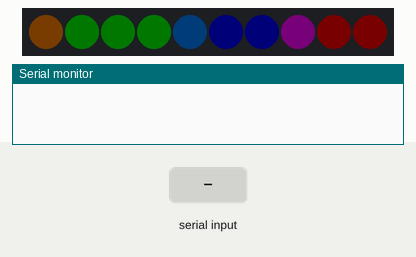
Recording of a sketch running on a simulated Arduino Uno, built with avr-gcc and run on an emulated ATmega328P. Parts: 10 RGB LEDs in strip order, left to right, the last lines printed to the serial monitor. The test bench sets the inputs (shaded band). Dim RGB values are drawn brighter than linear.

Above: at 1.31 s.
1.6 s: "90,45,200\n" received over Serial
At 1.64 s:
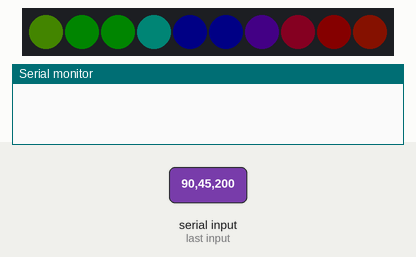
4.2 s: "r90\n" received over Serial
At 5.07 s:
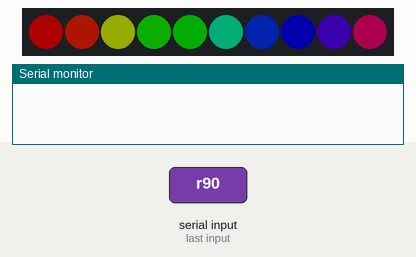
9.2 s: "30,150,10\n" received over Serial
At 22.2 s:
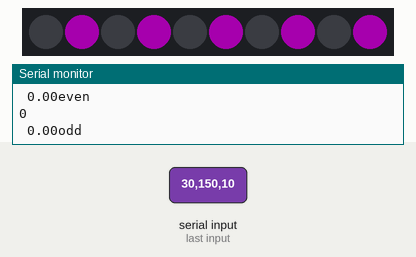
Timing chart, 0 to 23.7 s (numbered marks = the images above; inputs shaded):
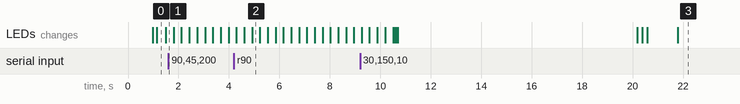

Measured:
- after the input at 9.2 s, the LEDs: first differ from a run without the input after 11.0 s (image 3 shows a later state)

The sketch:

neopixel_rainbow.ino
```cpp
#include <Adafruit_NeoPixel.h>
#include <stdlib.h>

#define LIGHT_PIN   6
#define N_PIXELS    10
#define BRIGHTNESS  50

Adafruit_NeoPixel pixels(N_PIXELS, LIGHT_PIN, NEO_GRBW + NEO_KHZ800);

char serial;

void setup() {
  Serial.begin(9600);

  pixels.begin();
  pixels.show();
  pixels.setBrightness(BRIGHTNESS);
}

void loop() {
  delay(500);

  if (Serial.available() > 0) {
    serial = Serial.read();
    Serial.println(serial, HEX);

    if (serial == 'r')
      getWav();
  } else
    rainbowPixels();
}

// Thank you NeoPixel Library examples
void rainbowPixels() {
  int fadeVal=0, fadeMax=100;

  for (uint32_t curHue = 0; curHue < 3*65536; curHue += 256) { // for each hue in color wheel

    for (int i = 0; i < pixels.numPixels(); i++) { // for each pixel in strip
      uint32_t iHue = curHue + (i * 65536L / pixels.numPixels());
      pixels.setPixelColor(i, pixels.gamma32(pixels.ColorHSV(iHue, 255, 255 * fadeVal / fadeMax)));
    }

    pixels.show();
    delay(3);

    if(curHue < 65536) {                   // first loop
      if(fadeVal < fadeMax) fadeVal++;     // fading in
    } else if(curHue >= ((2) * 65536)) {   // last loop
      if(fadeVal > 0) fadeVal--;           // fading out
    } else {
      fadeVal = fadeMax;                   // consitent hue quality every other time
    }
  }

  // // A pulse of white
  // for(int k = 0; k < 1; k++) {

  //   // turns up white hue
  //   for(int j = 0; j < 256; j++) {
  //     pixels.fill(pixels.Color(0, 0, 0, pixels.gamma8(j)));
  //     pixels.show();
  //   }

  //   delay(1000);

  //   // turns down white hue
  //   for(int j = 255; j >= 0; j--) {
  //     pixels.fill(pixels.Color(0, 0, 0, pixels.gamma8(j)));
  //     pixels.show();
  //   }
  // }

  delay(500);
}

void getWav() {
  // Gets the length of the wav file from python
  while (Serial.available() == 0) {}
  int wavs = Serial.parseInt();
  bool switch_lights = true;
  while (Serial.available() == 0) {}
  int fromPy = Serial.parseInt();

  for (int i = 0; i < wavs; i++) {
    float db = fromPy * 10 / 255;
    Serial.print(" "); Serial.print(db);
    pixels.clear();

    if (switch_lights) { // every even pixel light up
      Serial.println("even");
      for (int j = 0; j < pixels.numPixels(); j++) {
        if (j % 2 == 0) pixels.setPixelColor(j, pixels.Color(245, 255 * db, 255));
      }
    } else { // every odd pixel light up
      Serial.println("odd");
      for (int j = 0; j < pixels.numPixels(); j++) {
        if (j % 2 != 0) pixels.setPixelColor(j, pixels.Color(245, 255 * db, 255));
      }
    }

    pixels.show();
    switch_lights = !switch_lights;
    delay(200);

    while (Serial.available() == 0) {}
    fromPy = Serial.parseInt();
    Serial.println(fromPy);
  }

  // Purple wave (testing)
  // for(int i = 0; i < wavs; i++) {
  //   for (int j = 0; j < pixels.numPixels(); j++) { // for each pixel in strip
  //     pixels.setPixelColor(j, pixels.Color(255-pixels.numPixels()-j, 255 * fadeVal / fadeMax, 255));
  //     pixels.show();
  //     delay(250);
  //     pixels.clear();

  //     if (fadeVal < fadeMax) fadeVal += 100 / wavs;
  //   }

  //   for (int j = pixels.numPixels(); j > 0; j--) { // for each pixel in strip
  //     pixels.setPixelColor(j, pixels.Color(255-pixels.numPixels()+j, 255 * fadeVal / fadeMax, 255));
  //     pixels.show();
  //     delay(250);
  //     pixels.clear();

  //     if (fadeVal > 0) fadeVal -= 100 / wavs;
  //   }
  //   delay(3);
  // }
}
```
